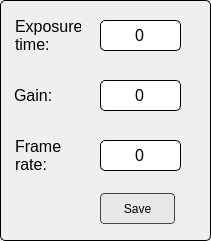
     <widget class="QGroupBox" name="groupParam">
      <property name="enabled">
       <bool>true</bool>
      </property>
      <property name="geometry">
       <rect>
        <x>80</x>
        <y>350</y>
        <width>211</width>
        <height>241</height>
       </rect>
      </property>
      <property name="sizePolicy">
       <sizepolicy hsizetype="Preferred" vsizetype="Preferred">
        <horstretch>0</horstretch>
        <verstretch>0</verstretch>
       </sizepolicy>
      </property>
      <property name="font">
       <font>
        <pointsize>16</pointsize>
        <bold>true</bold>
       </font>
      </property>
      <property name="layoutDirection">
       <enum>Qt::LeftToRight</enum>
      </property>
      <property name="autoFillBackground">
       <bool>false</bool>
      </property>
      <property name="styleSheet">
       <string notr="true">background-color: none;
border-radius: 5px;
border: 0.5px solid rgb(0, 0, 0)</string>
      </property>
      <property name="title">
       <string/>
      </property>
      <widget class="QLineEdit" name="edtExposureTime">
       <property name="geometry">
        <rect>
         <x>100</x>
         <y>20</y>
         <width>81</width>
         <height>31</height>
        </rect>
       </property>
       <property name="font">
        <font>
         <pointsize>12</pointsize>
         <bold>false</bold>
        </font>
       </property>
       <property name="styleSheet">
        <string notr="true">border: 1px solid rgb(0, 0, 0);</string>
       </property>
       <property name="text">
        <string>0</string>
       </property>
       <property name="alignment">
        <set>Qt::AlignCenter</set>
       </property>
      </widget>
      <widget class="QLabel" name="label_6">
       <property name="geometry">
        <rect>
         <x>10</x>
         <y>130</y>
         <width>61</width>
         <height>51</height>
        </rect>
       </property>
       <property name="font">
        <font>
         <pointsize>12</pointsize>
         <bold>false</bold>
        </font>
       </property>
       <property name="layoutDirection">
        <enum>Qt::LeftToRight</enum>
       </property>
       <property name="styleSheet">
        <string notr="true">border: none;
background-color: none;
color: rgb(0, 0, 0);</string>
       </property>
       <property name="text">
        <string>&lt;html&gt;&lt;head/&gt;&lt;body&gt;&lt;p&gt;Frame&lt;br/&gt;rate:&lt;/p&gt;&lt;/body&gt;&lt;/html&gt;</string>
       </property>
       <property name="indent">
        <number>5</number>
       </property>
      </widget>
      <widget class="QLineEdit" name="edtGain">
       <property name="geometry">
        <rect>
         <x>100</x>
         <y>80</y>
         <width>81</width>
         <height>31</height>
        </rect>
       </property>
       <property name="font">
        <font>
         <pointsize>12</pointsize>
         <bold>false</bold>
        </font>
       </property>
       <property name="styleSheet">
        <string notr="true">border: 1px solid rgb(0, 0, 0);</string>
       </property>
       <property name="text">
        <string>0</string>
       </property>
       <property name="alignment">
        <set>Qt::AlignCenter</set>
       </property>
      </widget>
      <widget class="QLabel" name="label_5">
       <property name="geometry">
        <rect>
         <x>10</x>
         <y>70</y>
         <width>51</width>
         <height>51</height>
        </rect>
       </property>
       <property name="font">
        <font>
         <pointsize>12</pointsize>
         <bold>false</bold>
        </font>
       </property>
       <property name="layoutDirection">
        <enum>Qt::LeftToRight</enum>
       </property>
       <property name="styleSheet">
        <string notr="true">border: none;
background-color: none;
color: rgb(0, 0, 0);</string>
       </property>
       <property name="text">
        <string>Gain:</string>
       </property>
       <property name="indent">
        <number>4</number>
       </property>
      </widget>
      <widget class="QLineEdit" name="edtFrameRate">
       <property name="geometry">
        <rect>
         <x>100</x>
         <y>140</y>
         <width>81</width>
         <height>31</height>
        </rect>
       </property>
       <property name="font">
        <font>
         <pointsize>12</pointsize>
         <bold>false</bold>
        </font>
       </property>
       <property name="styleSheet">
        <string notr="true">border: 1px solid rgb(0, 0, 0);</string>
       </property>
       <property name="text">
        <string>0</string>
       </property>
       <property name="alignment">
        <set>Qt::AlignCenter</set>
       </property>
      </widget>
      <widget class="QLabel" name="label_4">
       <property name="geometry">
        <rect>
         <x>10</x>
         <y>10</y>
         <width>71</width>
         <height>51</height>
        </rect>
       </property>
       <property name="font">
        <font>
         <pointsize>12</pointsize>
         <bold>false</bold>
        </font>
       </property>
       <property name="layoutDirection">
        <enum>Qt::LeftToRight</enum>
       </property>
       <property name="styleSheet">
        <string notr="true">border: none;
background-color: none;
color: rgb(0, 0, 0);</string>
       </property>
       <property name="text">
        <string>&lt;html&gt;&lt;head/&gt;&lt;body&gt;&lt;p&gt;Exposure&lt;br/&gt;time:&lt;/p&gt;&lt;/body&gt;&lt;/html&gt;</string>
       </property>
       <property name="indent">
        <number>5</number>
       </property>
      </widget>
      <widget class="QPushButton" name="bnSetParam">
       <property name="enabled">
        <bool>true</bool>
       </property>
       <property name="geometry">
        <rect>
         <x>100</x>
         <y>193</y>
         <width>75</width>
         <height>31</height>
        </rect>
       </property>
       <property name="font">
        <font>
         <pointsize>9</pointsize>
         <bold>false</bold>
        </font>
       </property>
       <property name="toolTip">
        <string/>
       </property>
       <property name="styleSheet">
        <string notr="true">QPushButton:hover {
                background-color: #cae1ff;
                border: 1px solid #0066cc;; /* Blue border for button hover */
            }
QPushButton {
                color: black; /* White text for readability */
                background-color: #e7e7e7; /* Slightly lighter dark gray for widgets */
                border: 1px solid #444444;
                padding: 5px;
                border-radius: 4px;
            }</string>
       </property>
       <property name="text">
        <string>Save</string>
       </property>
      </widget>
     </widget>
